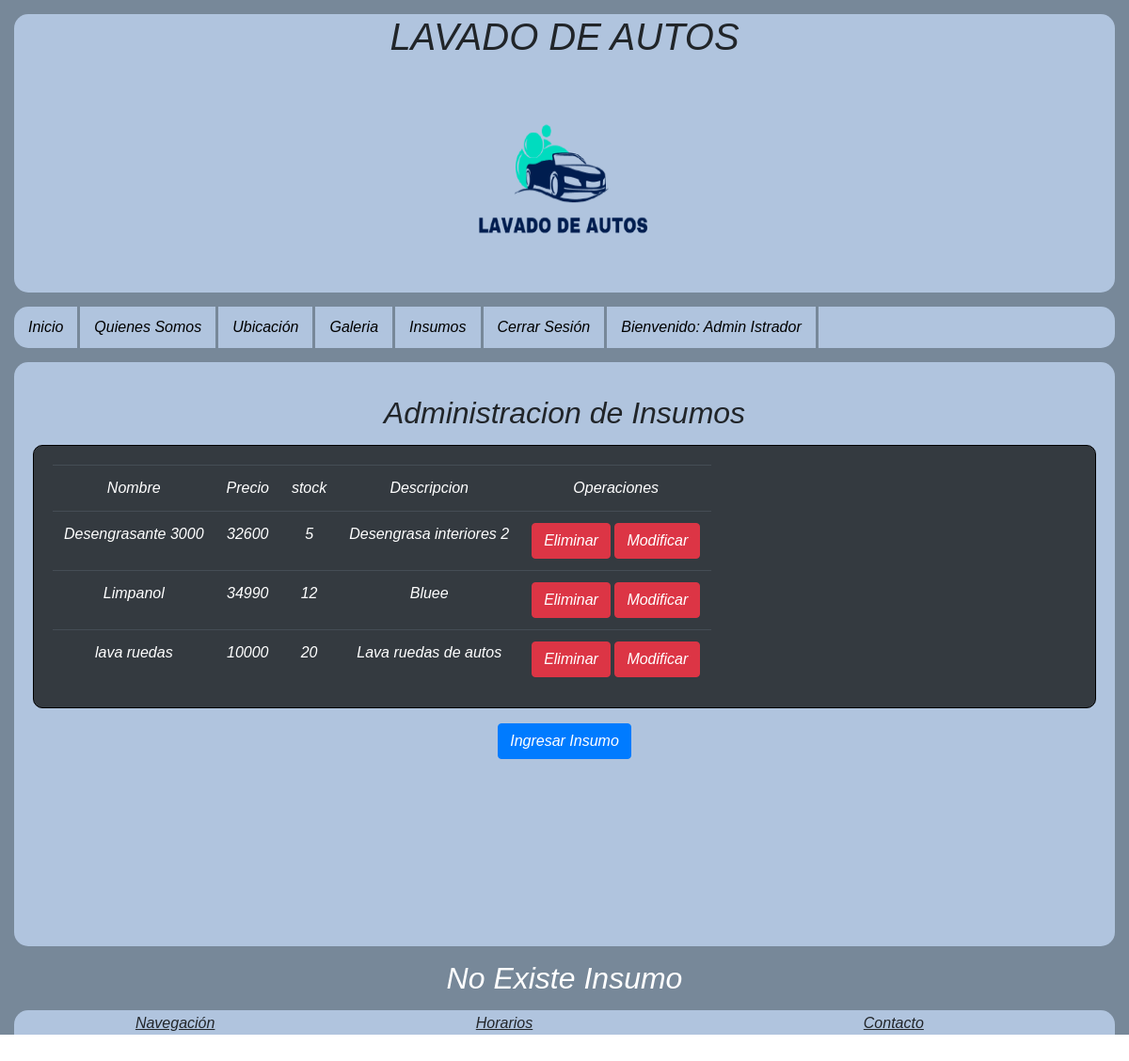
/modificar_vista/1/ (signed in), run on the app's committed database.
### CasoSemestral/models.py (models this page shows, shortened)
class Insumos(models.Model):
    nombre = models.CharField(max_length=120,primary_key=True)
    precio = models.IntegerField()
    descripcion = models.TextField()
    stock = models.IntegerField()

### CasoSemestral/views.py (the view)
# urls.py: path('modificar_vista/<id>/',modificar_vista,name='MODIFICAR_V'),
@login_required(login_url='/ingresar/')
@permission_required('CasoSemestral.view_insumos',login_url='/ingresar/')
def modificar_vista(request,id):
    try:
        insumo = Insumos.objects.get(nombre=id)
        return render(request,'core/insumos_mod.html',{'insumo':insumo})
    except:
        msg = "No Existe Insumo"
    insumos = Insumos.objects.all()
    return render(request,'core/Admin_insumos.html',{'insumos':insumos,'msg':msg})

### CasoSemestral/templates/core/Admin_insumos.html (shortened to what this page needs)
<!DOCTYPE html>
<html lang="en">
{% load static%}
<head>
    <link rel="stylesheet" href="https://stackpath.bootstrapcdn.com/bootstrap/4.5.2/css/bootstrap.min.css"
>
    <link rel="stylesheet" href="{% static 'css/Estilo.css' %}">
</head>
<body>
    <div id="contenedor">
        <header>
            <h1>LAVADO DE AUTOS</h1>
            <img class="formatologo" src="{% static 'img/logo_sinfondo.png' %}">
        </header>
        <nav class="menu">
            <ul>
                <li><a href="{% url 'INDEX'%}">Inicio</a></li>
                <li><a href="{% url 'QUIEN'%}">Quienes Somos</a></li>
                <li><a href="{% url 'UBI'%}">Ubicación</a></li>
                <li><a href="{% url 'GALE'%}">Galeria</a></li>
                {% if user.is_authenticated %}
                    {% if request.user.is_staff %}
                        <li><a href="{% url 'INSU'%}">Insumos</a></li>
                        <li><a href="{% url 'LOGOUT'%}">Cerrar Sesión</a></li>
                        <li><a href="">Bienvenido: {{user.first_name}} {{user.last_name}}</a></li>
                      {%else%}
                        <li><a href="{% url 'LOGOUT'%}">Cerrar Sesión</a></li>
                        <li><a href="">Bienvenido: {{user.first_name}} {{user.last_name}}</a></li>
                      {%endif%}
                {% else %}
                    <li><a href="{% url 'REG'%}">Registro</a></li>
                    <li><a href="{% url 'INGRE'%}">Ingresar</a></li>
                {% endif %}
            </ul>
        </nav>
        <div id="contenidoInsumos">
                <div>
                    <h2>Administracion de Insumos</h2>
                </div>
                <div class="regIns" >
                <table class="table table-dark">
                    <tr>
                        <td>Nombre</td>
                        <td>Precio</td>
                        <td>stock</td>
                        <td>Descripcion</td>
                        <td>
                            Operaciones
                        </td>
                    </tr>
                    {% for item in insumos %}
                        <tr>
                        <td>{{item.nombre}}</td>
                        <td>{{item.precio}}</td>
                        <td>{{item.stock}}</td>
                        <td>{{item.descripcion}}</td>
                        <td>
                            <input class="btn btn-danger" type="button" onclick="eliminar('{{item.nombre}}')" value="Eliminar">
                            <input class="btn btn-danger" type="button" onclick="modificar('{{item.nombre}}')" value="Modificar">
                        </td>
                    </tr>
                    {% endfor %}
                </table>
                <p class="buttons">
                    <input class="btn btn-primary" type="button" onclick="ir()" value="Ingresar Insumo">
                </p>
                </div>
        </div>
        <div style="text-align: center;color: white;">
            <h2>{{msg}}</h2>
        </div>
        <div id="footer">
            <div>
                <p><u>Navegación</u></p><br>
            </div>
            <div>
                <p><u>Horarios</u></p><br>
            </div>
            <div>
                <p><u>Contacto</u></p><br>
                <h4>+569 12345678</h4><br>
            </div>
        </div>
    </div>
</body>
</html>

### CasoSemestral/static/css/Estilo.css (style rules this page uses)
* { margin: 0; padding: 0; font-style: oblique; font-family: 'Gill Sans', 'Gill Sans MT', Calibri, 'Trebuchet MS', sans-serif; }
div table { background-color:lightblue; border-radius: 10px; padding: 20px; border: 1px solid black; display: inline-flex; }
.buttons { text-align: center; }
div h1 { text-align: center; }
div h2 { text-align: center; margin-top: 15px; margin: 15px; }
.formatologo { height: 240px; width: 240px; margin: auto; }
@media screen and (min-width: 780px) and (max-width:4000px) { header { width: 100%; background-color: lightsteelblue; border-radius: 15px; text-align: center; } }
@media screen and (min-width: 780px) and (max-width:4000px) { .formatologo { padding: 15px; } }
@media screen and (min-width: 780px) and (max-width:4000px) { #contenedor { width: auto; height: 1100px; background-color: lightslategray; margin: auto; padding: 15px; overflow: auto; } }
@media screen and (min-width: 780px) and (max-width:4000px) { .menu ul { margin: 0px; height: 10%; background-color: lightsteelblue; margin-top: 15px; padding: 0px; overflow: auto; list-style: none; display: flex; border-radius: 15px; } }
@media screen and (min-width: 780px) and (max-width:4000px) { .menu li { border-right: solid lightslategray; } }
@media screen and (min-width: 780px) and (max-width:4000px) { .menu li a { text-decoration: none; display: block ; padding: 10px 15px; color: black; } }
@media screen and (min-width: 780px) and (max-width:4000px) { #contenidoInsumos { height: 58%; background-color: lightsteelblue; padding: 20px; border-radius: 15px; margin-top:15px; text-align: center; } }
@media screen and (min-width: 780px) and (max-width:4000px) { #footer { overflow: auto; height: 20%; background-color: lightsteelblue; border-radius: 15px; padding: 10px; margin-top: 15px; display: flex; } }
@media screen and (min-width: 780px) and (max-width:4000px) { #footer div { text-align: center; margin-left: auto; margin-right: auto; line-height: 8px; } }

### data on the page
Insumos: nombre "Desengrasante 3000", precio "32600", stock "5", descripcion "Desengrasa interiores 2"
Insumos: nombre "Limpanol", precio "34990", stock "12", descripcion "Bluee"
Insumos: nombre "lava ruedas", precio "10000", stock "20", descripcion "Lava ruedas de autos"

### other printed values
{{ user.first_name }} "Admin"
{{ user.last_name }} "Istrador"
{{ msg }} "No Existe Insumo"
